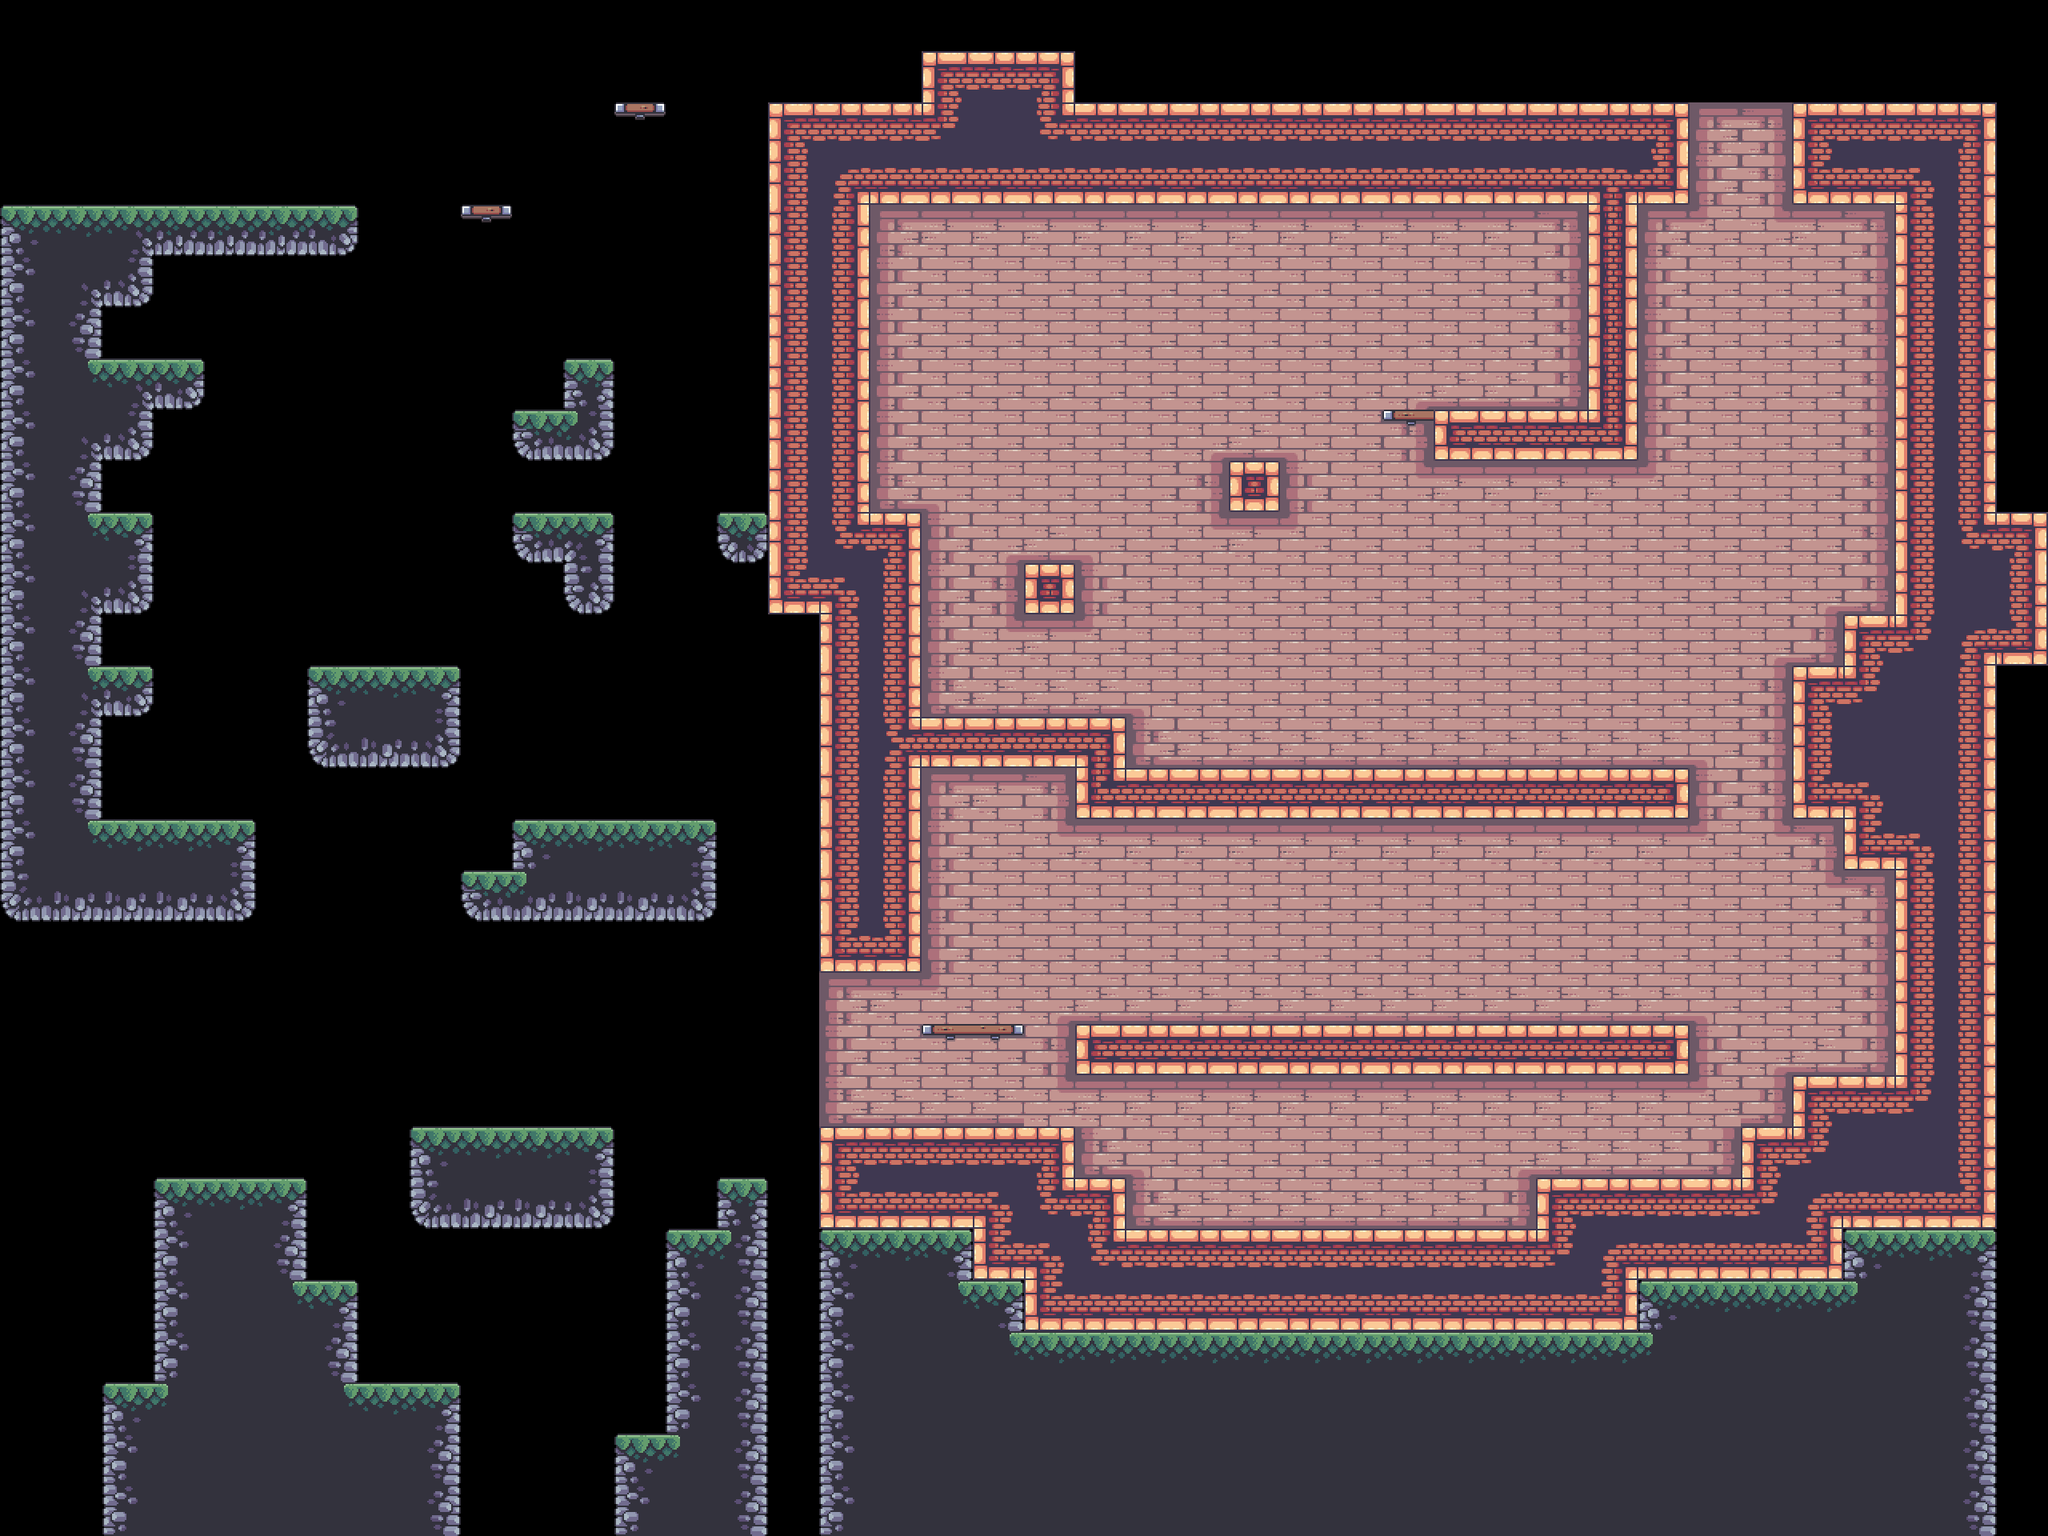

Tiled map render using the project's own tile images. Description and the map definition, with tile-layer contents summarised, below:
An orthogonal 40x30 tile map with 64x64 px tiles, 4 tile layers (BG, Terrain, Platforms, FG), 8 tilesets and 135 objects (26x floor_spike, 23x static, 20x silver, 12x candle, 7x saw, ...).

<map version="1.10" tiledversion="1.11.2" orientation="orthogonal" renderorder="right-down" width="40" height="30" tilewidth="64" tileheight="64" infinite="0" nextlayerid="14" nextobjectid="244">
 <tileset firstgid="1" source="../tilesets/items.tsx" />
 <tileset firstgid="6" source="../tilesets/extra.tsx" />
 <tileset firstgid="72" source="../tilesets/enemies.tsx" />
 <tileset firstgid="72" source="../tilesets/grass.tsx" />
 <tileset firstgid="77" source="../tilesets/outside.tsx" />
 <tileset firstgid="125" source="../tilesets/inside.tsx" />
 <tileset firstgid="221" source="../tilesets/objects.tsx" />
 <tileset firstgid="249" source="../tilesets/platforms.tsx" />
 <layer id="9" name="BG" width="40" height="30">
  <data>[1200 cells, 379 non-empty, 13 distinct tile ids]</data>
 </layer>
 <objectgroup id="12" name="BG details" class="window">
  <object id="180" name="static" gid="240" x="1606.33" y="1537.67" width="14" height="34" />
  <object id="181" name="static" gid="241" x="1808" y="1538.67" width="30" height="14" />
  <object id="182" name="static" gid="242" x="1535" y="1538.67" width="14" height="28" />
  <object id="183" name="static" gid="243" x="1472" y="1538.33" width="24" height="14" />
  <object id="184" name="static" gid="244" x="1856" y="960" width="42" height="44" />
  <object id="185" name="static" gid="245" x="1816.33" y="1536" width="42" height="44" />
  <object id="186" name="static" gid="244" x="2240" y="832" width="42" height="44" />
  <object id="188" name="static" gid="235" x="1728" y="1536" width="42" height="32" />
  <object id="189" name="static" gid="248" x="1152" y="896" width="82" height="98" />
  <object id="190" name="candle" gid="236" x="1216" y="1088" width="64" height="64" />
  <object id="191" name="candle" gid="236" x="1600" y="1408" width="64" height="64" />
  <object id="192" name="candle" gid="236" x="1856" y="1408" width="64" height="64" />
  <object id="193" name="candle" gid="236" x="2176" y="1280" width="64" height="64" />
  <object id="194" name="candle" gid="236" x="1280" y="576" width="64" height="64" />
  <object id="195" name="candle" gid="236" x="1536" y="448" width="64" height="64" />
  <object id="196" name="candle" gid="236" x="1792" y="832" width="64" height="64" />
  <object id="197" name="candle" gid="236" x="1536" y="832" width="64" height="64" />
  <object id="198" name="candle" gid="236" x="2048" y="832" width="64" height="64" />
  <object id="199" name="big_chain" gid="238" x="1792" y="700" width="64" height="116" />
  <object id="200" name="big_chain" gid="238" x="1280" y="1084" width="64" height="116" />
  <object id="201" name="small_chain" gid="239" x="1408" y="1088" width="64" height="62" />
  <object id="202" name="big_chain" gid="238" x="1536" y="1148" width="64" height="116" />
  <object id="203" name="big_chain" gid="238" x="1728" y="1148" width="64" height="116" />
  <object id="204" name="small_chain" gid="239" x="1664" y="1088" width="64" height="62" />
  <object id="205" name="small_chain" gid="239" x="1920" y="1088" width="64" height="62" />
  <object id="206" name="static" gid="244" x="1984" y="1280" width="42" height="44" />
  <object id="207" name="static" gid="240" x="1664" y="1280" width="14" height="34" />
  <object id="208" name="static" gid="245" x="1920" y="1280" width="42" height="44" />
  <object id="209" name="static" gid="243" x="1473.5" y="1280" width="24" height="14" />
  <object id="210" name="static" gid="243" x="1692" y="1282" width="24" height="14" />
  <object id="211" name="candle" gid="236" x="1408" y="1152" width="64" height="64" />
  <object id="213" name="candle" gid="236" x="1664" y="1152" width="64" height="64" />
  <object id="215" name="candle" gid="236" x="1920" y="1152" width="64" height="64" />
  <object id="222" name="window" gid="237" x="1728" y="384" width="64" height="64" />
  <object id="223" name="window" gid="237" x="1216" y="448" width="64" height="64" />
  <object id="224" name="static" gid="235" x="1792" y="960" width="42" height="32" />
  <object id="225" name="static" gid="245" x="1536" y="960" width="42" height="44" />
  <object id="226" name="static" gid="241" x="1552" y="962.67" width="30" height="14" />
  <object id="228" name="static" gid="243" x="1856" y="960" width="24" height="14" />
  <object id="230" name="static" gid="235" x="1175.75" y="1279.25" width="42" height="32" />
  <object id="231" name="static" gid="245" x="1233.5" y="1279.5" width="42" height="44" />
  <object id="232" name="static" gid="243" x="1221.75" y="1279.75" width="24" height="14" />
  <object id="233" name="static" gid="247" x="1547.33" y="1523.67" width="52" height="178" />
  <object id="234" name="static" gid="247" x="1792" y="1523.33" width="52" height="178" />
  <object id="240" name="small_chain" gid="239" x="1525" y="1090.5" width="64" height="62" />
 </objectgroup>
 <layer id="1" name="Terrain" width="40" height="30">
  <data>[1200 cells, 455 non-empty, 47 distinct tile ids]</data>
 </layer>
 <layer id="5" name="Platforms" width="40" height="30">
  <data>[1200 cells, 5 non-empty, 3 distinct tile ids]</data>
 </layer>
 <layer id="10" name="FG" width="40" height="30">
  <data>[1200 cells, 0 non-empty, 0 distinct tile ids]</data>
 </layer>
 <objectgroup id="4" name="Objects">
  <!-- 90 objects omitted --></objectgroup>
 <objectgroup id="13" name="Moving Objects">
  <!-- 45 objects omitted --></objectgroup>
 <objectgroup id="7" name="Items">
  <!-- 41 objects omitted --></objectgroup>
 <objectgroup id="6" name="Enemies">
  <!-- 14 objects omitted --></objectgroup>
 <objectgroup id="2" name="Water">
  <!-- 2 objects omitted --></objectgroup>
 <objectgroup id="8" name="Data">
  <!-- 1 objects omitted --></objectgroup>
</map>
<!-- 90 of 135 objects omitted -->
